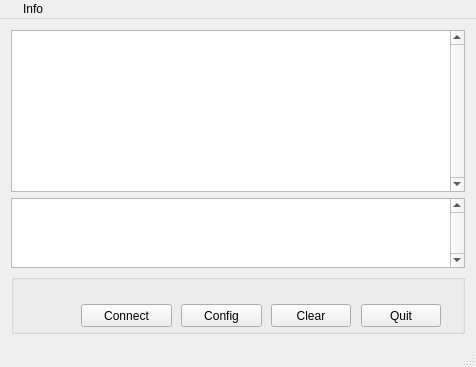
<?xml version="1.0" encoding="UTF-8"?>
<ui version="4.0">
 <class>MainWindow</class>
 <widget class="QMainWindow" name="MainWindow">
  <property name="geometry">
   <rect>
    <x>0</x>
    <y>0</y>
    <width>476</width>
    <height>367</height>
   </rect>
  </property>
  <property name="windowTitle">
   <string>Securechat</string>
  </property>
  <property name="layoutDirection">
   <enum>Qt::LeftToRight</enum>
  </property>
  <widget class="QWidget" name="centralWidget">
   <layout class="QGridLayout" name="gridLayout">
    <item row="1" column="0">
     <widget class="QTextEdit" name="sent">
      <property name="maximumSize">
       <size>
        <width>16777215</width>
        <height>100</height>
       </size>
      </property>
      <property name="verticalScrollBarPolicy">
       <enum>Qt::ScrollBarAlwaysOn</enum>
      </property>
     </widget>
    </item>
    <item row="4" column="0">
     <widget class="QGroupBox" name="groupBox">
      <property name="minimumSize">
       <size>
        <width>0</width>
        <height>60</height>
       </size>
      </property>
      <property name="maximumSize">
       <size>
        <width>16777215</width>
        <height>16777215</height>
       </size>
      </property>
      <property name="title">
       <string/>
      </property>
      <property name="alignment">
       <set>Qt::AlignBottom|Qt::AlignRight|Qt::AlignTrailing</set>
      </property>
      <widget class="QPushButton" name="quitButton">
       <property name="geometry">
        <rect>
         <x>350</x>
         <y>30</y>
         <width>80</width>
         <height>23</height>
        </rect>
       </property>
       <property name="maximumSize">
        <size>
         <width>80</width>
         <height>16777215</height>
        </size>
       </property>
       <property name="layoutDirection">
        <enum>Qt::RightToLeft</enum>
       </property>
       <property name="text">
        <string>Quit</string>
       </property>
      </widget>
      <widget class="QPushButton" name="clearButton">
       <property name="geometry">
        <rect>
         <x>260</x>
         <y>30</y>
         <width>80</width>
         <height>23</height>
        </rect>
       </property>
       <property name="maximumSize">
        <size>
         <width>80</width>
         <height>16777215</height>
        </size>
       </property>
       <property name="accessibleDescription">
        <string comment="Clear History" extracomment="Clear History"/>
       </property>
       <property name="layoutDirection">
        <enum>Qt::RightToLeft</enum>
       </property>
       <property name="text">
        <string>Clear</string>
       </property>
      </widget>
      <widget class="QPushButton" name="configButton">
       <property name="geometry">
        <rect>
         <x>170</x>
         <y>30</y>
         <width>81</width>
         <height>23</height>
        </rect>
       </property>
       <property name="text">
        <string>Config</string>
       </property>
      </widget>
      <widget class="QPushButton" name="connectButton">
       <property name="geometry">
        <rect>
         <x>70</x>
         <y>30</y>
         <width>91</width>
         <height>23</height>
        </rect>
       </property>
       <property name="text">
        <string>Connect</string>
       </property>
      </widget>
     </widget>
    </item>
    <item row="0" column="0">
     <widget class="QPlainTextEdit" name="received">
      <property name="verticalScrollBarPolicy">
       <enum>Qt::ScrollBarAlwaysOn</enum>
      </property>
     </widget>
    </item>
   </layout>
  </widget>
  <widget class="QStatusBar" name="statusBar"/>
  <widget class="QMenuBar" name="menuBar">
   <property name="geometry">
    <rect>
     <x>0</x>
     <y>0</y>
     <width>476</width>
     <height>22</height>
    </rect>
   </property>
   <widget class="QMenu" name="menuSecurechat">
    <property name="title">
     <string/>
    </property>
   </widget>
   <widget class="QMenu" name="menuInfo">
    <property name="title">
     <string>Info</string>
    </property>
    <addaction name="actionAbout"/>
   </widget>
   <addaction name="menuSecurechat"/>
   <addaction name="menuInfo"/>
  </widget>
  <action name="actionAbout">
   <property name="text">
    <string>About</string>
   </property>
   <property name="visible">
    <bool>true</bool>
   </property>
   <property name="iconVisibleInMenu">
    <bool>false</bool>
   </property>
  </action>
 </widget>
 <layoutdefault spacing="6" margin="11"/>
 <resources/>
 <connections/>
</ui>
